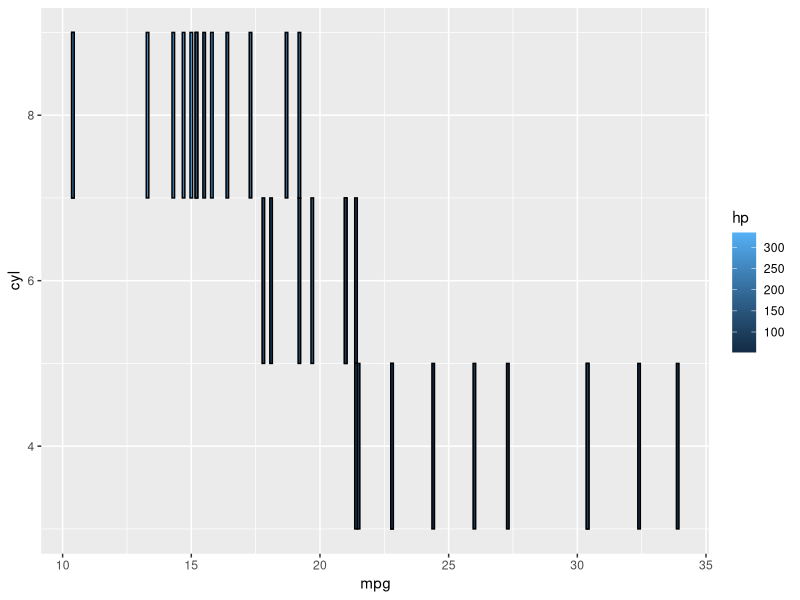

R code for this plot:
library(tidyverse)
x <- as.data.frame(mtcars)

ggplot(x,aes(x=mpg,y=cyl,fill=hp))+
  geom_tile(color = "black", size = 0.5)
  